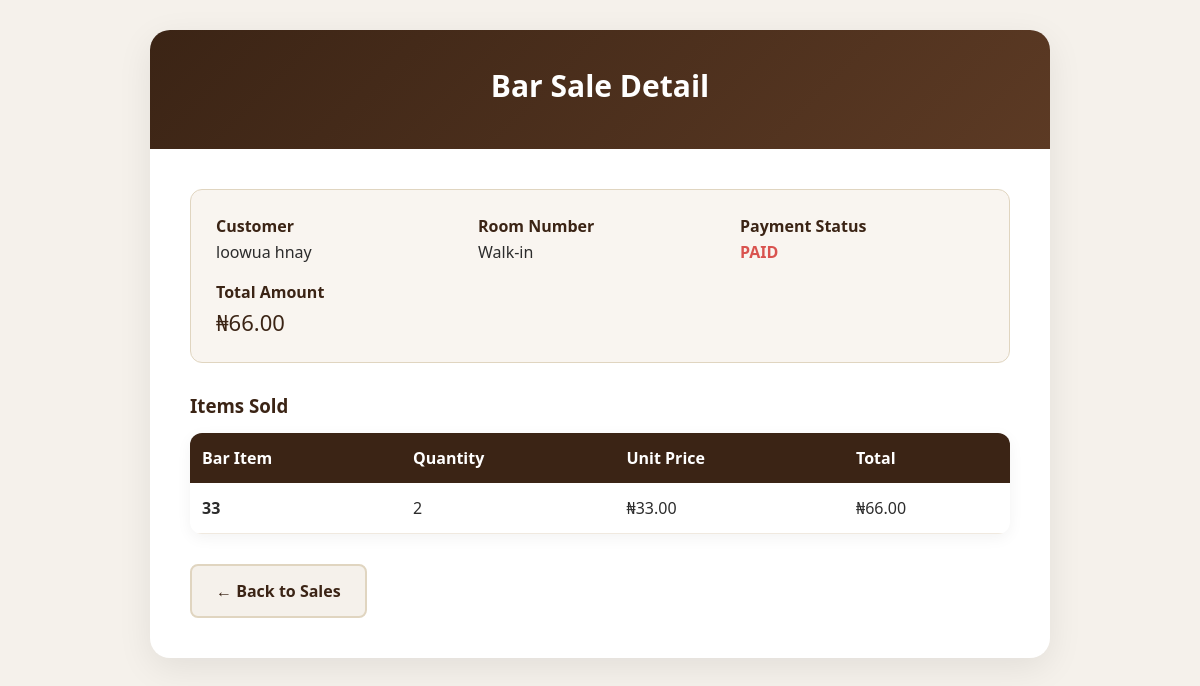
The app's page /bar/sales/1/ (signed in) with its own data.
### bar/models.py (models this page shows, shortened)
class BarSale(models.Model):
    PAYMENT_STATUS_CHOICES = [
        ('PAID', 'Paid'),
        ('ADDED_TO_ROOM', 'Added to Guest Room'),
        ('UNPAID', 'Unpaid'),
    ]
    booking = models.ForeignKey(
        Booking,
        on_delete=models.SET_NULL,
        null=True,
        blank=True,
        related_name='bar_sales'
    )
    customer_name = models.CharField(max_length=150, blank=True)
    room_number = models.CharField(max_length=20, blank=True)
    created_by = models.ForeignKey(settings.AUTH_USER_MODEL, on_delete=models.SET_NULL, null=True)
    payment_status = models.CharField(max_length=30, choices=PAYMENT_STATUS_CHOICES, default='PAID')
    total_amount = models.DecimalField(max_digits=12, decimal_places=2, default=0)
    added_to_guest_bill = models.BooleanField(default=False)
    created_at = models.DateTimeField(auto_now_add=True)

class BarSaleItem(models.Model):
    sale = models.ForeignKey(BarSale, on_delete=models.CASCADE, related_name='items')
    bar_item = models.ForeignKey(BarItem, on_delete=models.SET_NULL, null=True)
    quantity = models.PositiveIntegerField(default=1)
    unit_price = models.DecimalField(max_digits=12, decimal_places=2)
    total_price = models.DecimalField(max_digits=12, decimal_places=2, default=0)

class BarItem(models.Model):
    CATEGORY_CHOICES = [
        ('BEER', 'Beer'),
        ('WINE', 'Wine'),
        ('SPIRIT', 'Spirit'),
        ('SOFT_DRINK', 'Soft Drink'),
        ('WATER', 'Water'),
        ('ENERGY_DRINK', 'Energy Drink'),
        ('OTHER', 'Other'),
    ]
    name = models.CharField(max_length=150)
    category = models.CharField(max_length=30, choices=CATEGORY_CHOICES)
    inventory_item = models.ForeignKey(
        InventoryItem,
        on_delete=models.SET_NULL,
        null=True,
        blank=True
    )
    selling_price = models.DecimalField(max_digits=12, decimal_places=2)
    is_available = models.BooleanField(default=True)

### bar/views.py (the view)
# urls.py: path('sales/<int:sale_id>/', views.sale_detail, name='sale_detail'),
@login_required
def sale_detail(request, sale_id):
    sale = get_object_or_404(
        BarSale.objects.select_related('booking', 'booking__guest'),
        id=sale_id
    )
    return render(request, 'bar/sale_detail.html', {'sale': sale})

### templates/bar/sale_detail.html (shortened to what this page needs)
<!DOCTYPE html>
<html lang="en">
<head>
</head>
<body>
    <div class="container">
        <div class="header">
            <h1>Bar Sale Detail</h1>
        </div>
        <div class="content">
            <div class="summary">
                <div class="summary-grid">
                    <div class="summary-item">
                        <strong>Customer</strong>
                        {{ sale.customer_name }}
                    </div>
                    <div class="summary-item">
                        <strong>Room Number</strong>
                        {{ sale.room_number|default:"Walk-in" }}
                    </div>
                    <div class="summary-item">
                        <strong>Payment Status</strong>
                        <span style="font-weight: 600; color: {% if sale.payment_status == 'Paid' %}#28a745{% else %}#d9534f{% endif %};">
                            {{ sale.payment_status }}
                        </span>
                    </div>
                    <div class="summary-item">
                        <strong>Total Amount</strong>
                        <span style="font-size: 22px; color: #3b2415;">
                            ₦{{ sale.total_amount }}
                        </span>
                    </div>
                </div>
            </div>
            <h3 style="color: #3b2415; margin-bottom: 15px;">Items Sold</h3>
            <div class="table-container">
                <table>
                    <thead>
                        <tr>
                            <th>Bar Item</th>
                            <th>Quantity</th>
                            <th>Unit Price</th>
                            <th>Total</th>
                        </tr>
                    </thead>
                    <tbody>
                        {% for item in sale.items.all %}
                        <tr>
                            <td><strong>{{ item.bar_item.name }}</strong></td>
                            <td>{{ item.quantity }}</td>
                            <td>₦{{ item.unit_price }}</td>
                            <td>₦{{ item.total_price }}</td>
                        </tr>
                        {% endfor %}
                    </tbody>
                </table>
            </div>
            <a href="{% url 'bar:sale_list' %}" class="btn btn-secondary">
                ← Back to Sales
            </a>
        </div>
    </div>
</body>
</html>

### templates/bar/sale_detail.html (style rules this page uses)
* { margin: 0; padding: 0; box-sizing: border-box; }
body { font-family: "Segoe UI", Arial, sans-serif; background: #f5f1eb; color: #2c2c2c; padding: 30px 20px; min-height: 100vh; }
.container { max-width: 900px; margin: 0 auto; background: white; border-radius: 20px; box-shadow: 0 10px 35px rgba(0, 0, 0, 0.08); overflow: hidden; }
.header { background: linear-gradient(135deg, #3b2415, #5c3a24); color: white; padding: 35px 40px; text-align: center; }
.header h1 { font-size: 30px; margin-bottom: 8px; }
.content { padding: 40px; }
.summary { background: #f9f5f0; padding: 25px; border-radius: 12px; margin-bottom: 30px; border: 1px solid #e0d5c0; }
.summary-grid { display: grid; grid-template-columns: repeat(auto-fit, minmax(220px, 1fr)); gap: 18px; }
.summary-item strong { color: #3b2415; display: block; margin-bottom: 4px; }
.table-container { background: white; border-radius: 12px; box-shadow: 0 4px 15px rgba(0,0,0,0.05); overflow: hidden; margin-bottom: 30px; }
table { width: 100%; border-collapse: collapse; }
th { background: #3b2415; color: white; padding: 14px 12px; text-align: left; }
td { padding: 14px 12px; border-bottom: 1px solid #f0e9df; }
.btn { display: inline-block; padding: 14px 24px; border-radius: 8px; text-decoration: none; font-weight: 600; margin-right: 12px; transition: all 0.3s ease; }
.btn-secondary { background: #f5f1eb; color: #3b2415; border: 2px solid #e0d5c0; }

### records on screen
BarSale: customer_name "loowua hnay", room_number "Walk-in", payment_status "PAID", total_amount "66.00"
BarSaleItem: bar_item.name "33", quantity "2", unit_price "33.00", total_price "66.00"
